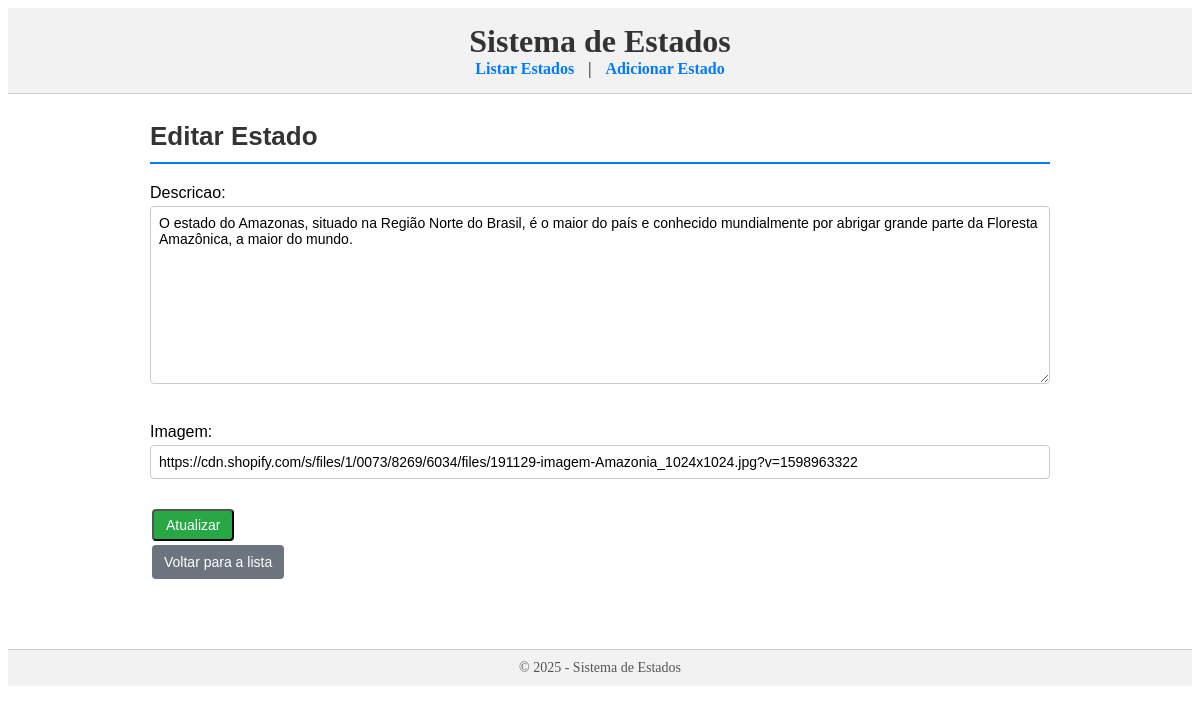
Screenshot of /estados/4/editar/ with the database file from the repository.
### app/models.py (models this page shows, shortened)
class Estado(models.Model):
    nome = models.CharField(max_length=50)
    sigla = models.CharField(max_length=2, unique=True)
    regiao = models.CharField(max_length=20)
    descricao = models.TextField(blank=True, null=True)
    imagem = models.URLField(blank=True, null=True)

### app/views.py (the view)
# urls.py: path('estados/<int:pk>/editar/', EstadoUpdateView.as_view(), name='estado_update'),
class EstadoUpdateView(UpdateView):
    model = Estado
    form_class = EstadoEditForm
    template_name = 'app/estado_form.html'
    success_url = reverse_lazy('estado_list')

### app/forms.py
class EstadoEditForm(forms.ModelForm):
    class Meta:
        model = Estado
        fields = ['descricao', 'imagem']

### app/templates/app/estado_form.html (shortened to what this page needs)
{% extends 'app/base.html' %}
{% block content %}
<h2 class="titulo-formulario">{% if estado %}Editar Estado{% else %}Adicionar Estado{% endif %}</h2>
<form class="formulario-estado" method="post" enctype="multipart/form-data">
    {{ form.as_p }}
    <button class="botao-enviar" type="submit">{% if estado %}Atualizar{% else %}Salvar{% endif %}</button>
</form>
<a class="botao-voltar" href="{% url 'estado_list' %}">Voltar para a lista</a>
{% endblock %}

### app/static/app/style/style.css (style rules this page uses)
.titulo-lista, .titulo-detalhe, .titulo-formulario, .titulo-excluir, .titulo-municipios .titulo-pontos { color: #333; margin-bottom: 15px; font-size: 26px; border-bottom: 2px solid #007bff; padding-bottom: 5px; }
.botao-detalhe, .botao-editar, .botao-deletar, .botao-voltar, .botao-enviar, .botao-confirmar { display: inline-block; padding: 6px 12px; margin: 2px; text-decoration: none; color: white; border-radius: 4px; font-size: 14px; transition: all 0.2s ease-in-out; }
.botao-voltar { background-color: #6c757d; }
.botao-enviar { background-color: #28a745; }
.formulario-estado input[type="text"], .formulario-estado input[type="file"], .formulario-estado textarea, .formulario-estado select { width: 100%; padding: 8px; margin-bottom: 12px; border: 1px solid #ccc; border-radius: 4px; font-size: 14px; box-sizing: border-box; }
.formulario-estado input[type="url"] { width: 100%; padding: 8px; margin-bottom: 12px; border: 1px solid #ccc; border-radius: 4px; font-size: 14px; box-sizing: border-box; }
.formulario-estado textarea { min-height: 120px; resize: vertical; font-family: Arial, sans-serif; }

### rows the page displays
Estado: descricao "O estado do Amazonas, situado na Região Norte do Brasil, é o maior do país e conhecido mundialmente por abrigar grande parte da Floresta Amazônica, a maior do mundo.", imagem "https://cdn.shopify.com/s/files/1/0073/8269/6034/files/191129-imagem-Amazonia_1024x1024.jpg?v=1598963322"
